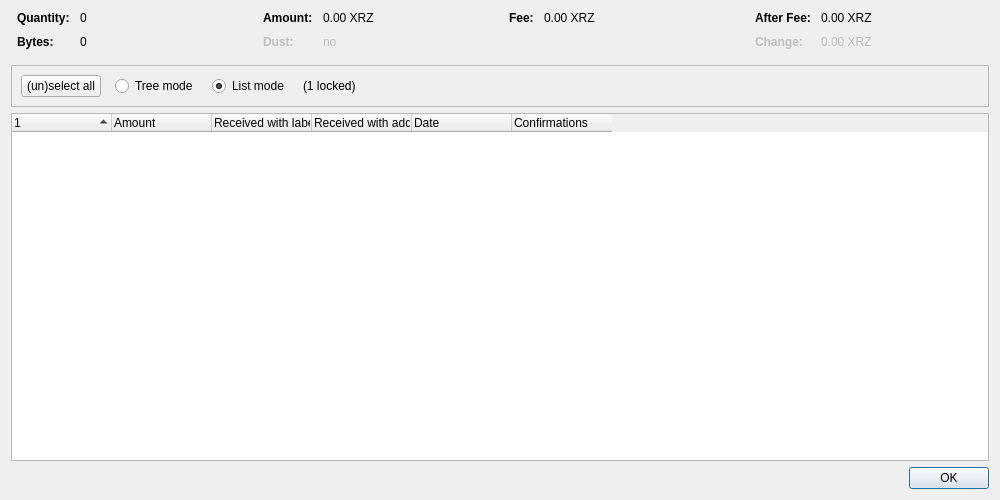
<?xml version="1.0" encoding="UTF-8"?>
<ui version="4.0">
 <class>CoinControlDialog</class>
 <widget class="QDialog" name="CoinControlDialog">
  <property name="geometry">
   <rect>
    <x>0</x>
    <y>0</y>
    <width>1000</width>
    <height>500</height>
   </rect>
  </property>
  <property name="windowTitle">
   <string>Coin Selection</string>
  </property>
  <layout class="QVBoxLayout" name="verticalLayout">
   <item>
    <layout class="QHBoxLayout" name="horizontalLayoutTop" stretch="0,0,0,0">
     <property name="topMargin">
      <number>0</number>
     </property>
     <property name="bottomMargin">
      <number>10</number>
     </property>
     <item>
      <layout class="QFormLayout" name="formLayoutCoinControl1">
       <property name="horizontalSpacing">
        <number>10</number>
       </property>
       <property name="verticalSpacing">
        <number>10</number>
       </property>
       <property name="leftMargin">
        <number>6</number>
       </property>
       <property name="rightMargin">
        <number>6</number>
       </property>
       <item row="0" column="0">
        <widget class="QLabel" name="labelCoinControlQuantityText">
         <property name="font">
          <font>
           <weight>75</weight>
           <bold>true</bold>
          </font>
         </property>
         <property name="text">
          <string>Quantity:</string>
         </property>
        </widget>
       </item>
       <item row="0" column="1">
        <widget class="QLabel" name="labelCoinControlQuantity">
         <property name="cursor">
          <cursorShape>IBeamCursor</cursorShape>
         </property>
         <property name="contextMenuPolicy">
          <enum>Qt::ActionsContextMenu</enum>
         </property>
         <property name="text">
          <string notr="true">0</string>
         </property>
         <property name="textInteractionFlags">
          <set>Qt::LinksAccessibleByMouse|Qt::TextSelectableByKeyboard|Qt::TextSelectableByMouse</set>
         </property>
        </widget>
       </item>
       <item row="1" column="0">
        <widget class="QLabel" name="labelCoinControlBytesText">
         <property name="font">
          <font>
           <weight>75</weight>
           <bold>true</bold>
          </font>
         </property>
         <property name="text">
          <string>Bytes:</string>
         </property>
        </widget>
       </item>
       <item row="1" column="1">
        <widget class="QLabel" name="labelCoinControlBytes">
         <property name="cursor">
          <cursorShape>IBeamCursor</cursorShape>
         </property>
         <property name="contextMenuPolicy">
          <enum>Qt::ActionsContextMenu</enum>
         </property>
         <property name="text">
          <string notr="true">0</string>
         </property>
         <property name="textInteractionFlags">
          <set>Qt::LinksAccessibleByMouse|Qt::TextSelectableByKeyboard|Qt::TextSelectableByMouse</set>
         </property>
        </widget>
       </item>
      </layout>
     </item>
     <item>
      <layout class="QFormLayout" name="formLayoutCoinControl2">
       <property name="horizontalSpacing">
        <number>10</number>
       </property>
       <property name="verticalSpacing">
        <number>10</number>
       </property>
       <property name="leftMargin">
        <number>6</number>
       </property>
       <property name="rightMargin">
        <number>6</number>
       </property>
       <item row="0" column="0">
        <widget class="QLabel" name="labelCoinControlAmountText">
         <property name="font">
          <font>
           <weight>75</weight>
           <bold>true</bold>
          </font>
         </property>
         <property name="text">
          <string>Amount:</string>
         </property>
        </widget>
       </item>
       <item row="0" column="1">
        <widget class="QLabel" name="labelCoinControlAmount">
         <property name="cursor">
          <cursorShape>IBeamCursor</cursorShape>
         </property>
         <property name="contextMenuPolicy">
          <enum>Qt::ActionsContextMenu</enum>
         </property>
         <property name="text">
          <string notr="true">0.00 XRZ</string>
         </property>
         <property name="textInteractionFlags">
          <set>Qt::LinksAccessibleByMouse|Qt::TextSelectableByKeyboard|Qt::TextSelectableByMouse</set>
         </property>
        </widget>
       </item>
       <item row="1" column="0">
        <widget class="QLabel" name="labelCoinControlLowOutputText">
         <property name="enabled">
          <bool>false</bool>
         </property>
         <property name="font">
          <font>
           <weight>75</weight>
           <bold>true</bold>
          </font>
         </property>
         <property name="text">
          <string>Dust:</string>
         </property>
        </widget>
       </item>
       <item row="1" column="1">
        <widget class="QLabel" name="labelCoinControlLowOutput">
         <property name="enabled">
          <bool>false</bool>
         </property>
         <property name="cursor">
          <cursorShape>IBeamCursor</cursorShape>
         </property>
         <property name="contextMenuPolicy">
          <enum>Qt::ActionsContextMenu</enum>
         </property>
         <property name="text">
          <string notr="true">no</string>
         </property>
         <property name="textInteractionFlags">
          <set>Qt::LinksAccessibleByMouse|Qt::TextSelectableByKeyboard|Qt::TextSelectableByMouse</set>
         </property>
        </widget>
       </item>
      </layout>
     </item>
     <item>
      <layout class="QFormLayout" name="formLayoutCoinControl3">
       <property name="horizontalSpacing">
        <number>10</number>
       </property>
       <property name="verticalSpacing">
        <number>10</number>
       </property>
       <property name="leftMargin">
        <number>6</number>
       </property>
       <property name="rightMargin">
        <number>6</number>
       </property>
       <item row="0" column="0">
        <widget class="QLabel" name="labelCoinControlFeeText">
         <property name="font">
          <font>
           <weight>75</weight>
           <bold>true</bold>
          </font>
         </property>
         <property name="text">
          <string>Fee:</string>
         </property>
        </widget>
       </item>
       <item row="0" column="1">
        <widget class="QLabel" name="labelCoinControlFee">
         <property name="cursor">
          <cursorShape>IBeamCursor</cursorShape>
         </property>
         <property name="contextMenuPolicy">
          <enum>Qt::ActionsContextMenu</enum>
         </property>
         <property name="text">
          <string notr="true">0.00 XRZ</string>
         </property>
         <property name="textInteractionFlags">
          <set>Qt::LinksAccessibleByMouse|Qt::TextSelectableByKeyboard|Qt::TextSelectableByMouse</set>
         </property>
        </widget>
       </item>
      </layout>
     </item>
     <item>
      <layout class="QFormLayout" name="formLayoutCoinControl4">
       <property name="horizontalSpacing">
        <number>10</number>
       </property>
       <property name="verticalSpacing">
        <number>10</number>
       </property>
       <property name="leftMargin">
        <number>6</number>
       </property>
       <property name="rightMargin">
        <number>6</number>
       </property>
       <item row="0" column="0">
        <widget class="QLabel" name="labelCoinControlAfterFeeText">
         <property name="font">
          <font>
           <weight>75</weight>
           <bold>true</bold>
          </font>
         </property>
         <property name="text">
          <string>After Fee:</string>
         </property>
        </widget>
       </item>
       <item row="0" column="1">
        <widget class="QLabel" name="labelCoinControlAfterFee">
         <property name="cursor">
          <cursorShape>IBeamCursor</cursorShape>
         </property>
         <property name="contextMenuPolicy">
          <enum>Qt::ActionsContextMenu</enum>
         </property>
         <property name="text">
          <string notr="true">0.00 XRZ</string>
         </property>
         <property name="textInteractionFlags">
          <set>Qt::LinksAccessibleByMouse|Qt::TextSelectableByKeyboard|Qt::TextSelectableByMouse</set>
         </property>
        </widget>
       </item>
       <item row="1" column="0">
        <widget class="QLabel" name="labelCoinControlChangeText">
         <property name="enabled">
          <bool>false</bool>
         </property>
         <property name="font">
          <font>
           <weight>75</weight>
           <bold>true</bold>
          </font>
         </property>
         <property name="text">
          <string>Change:</string>
         </property>
        </widget>
       </item>
       <item row="1" column="1">
        <widget class="QLabel" name="labelCoinControlChange">
         <property name="enabled">
          <bool>false</bool>
         </property>
         <property name="cursor">
          <cursorShape>IBeamCursor</cursorShape>
         </property>
         <property name="contextMenuPolicy">
          <enum>Qt::ActionsContextMenu</enum>
         </property>
         <property name="text">
          <string notr="true">0.00 XRZ</string>
         </property>
         <property name="textInteractionFlags">
          <set>Qt::LinksAccessibleByMouse|Qt::TextSelectableByKeyboard|Qt::TextSelectableByMouse</set>
         </property>
        </widget>
       </item>
      </layout>
     </item>
    </layout>
   </item>
   <item>
    <widget class="QFrame" name="frame">
     <property name="minimumSize">
      <size>
       <width>0</width>
       <height>40</height>
      </size>
     </property>
     <property name="frameShape">
      <enum>QFrame::StyledPanel</enum>
     </property>
     <property name="frameShadow">
      <enum>QFrame::Sunken</enum>
     </property>
     <layout class="QHBoxLayout" name="horizontalLayout">
      <item>
       <layout class="QHBoxLayout" name="horizontalLayoutPanel" stretch="0,0,0,0,0">
        <property name="spacing">
         <number>14</number>
        </property>
        <item>
         <widget class="QPushButton" name="pushButtonSelectAll">
          <property name="sizePolicy">
           <sizepolicy hsizetype="Maximum" vsizetype="Fixed">
            <horstretch>0</horstretch>
            <verstretch>0</verstretch>
           </sizepolicy>
          </property>
          <property name="text">
           <string>(un)select all</string>
          </property>
          <property name="autoDefault">
           <bool>false</bool>
          </property>
         </widget>
        </item>
        <item>
         <widget class="QRadioButton" name="radioTreeMode">
          <property name="sizePolicy">
           <sizepolicy hsizetype="Maximum" vsizetype="Fixed">
            <horstretch>0</horstretch>
            <verstretch>0</verstretch>
           </sizepolicy>
          </property>
          <property name="text">
           <string>Tree mode</string>
          </property>
         </widget>
        </item>
        <item>
         <widget class="QRadioButton" name="radioListMode">
          <property name="sizePolicy">
           <sizepolicy hsizetype="Maximum" vsizetype="Fixed">
            <horstretch>0</horstretch>
            <verstretch>0</verstretch>
           </sizepolicy>
          </property>
          <property name="text">
           <string>List mode</string>
          </property>
          <property name="checked">
           <bool>true</bool>
          </property>
         </widget>
        </item>
        <item>
         <widget class="QLabel" name="labelLocked">
          <property name="text">
           <string notr="true">(1 locked)</string>
          </property>
         </widget>
        </item>
        <item>
         <spacer name="horizontalSpacer">
          <property name="orientation">
           <enum>Qt::Horizontal</enum>
          </property>
          <property name="sizeHint" stdset="0">
           <size>
            <width>40</width>
            <height>20</height>
           </size>
          </property>
         </spacer>
        </item>
       </layout>
      </item>
     </layout>
    </widget>
   </item>
   <item>
    <widget class="CoinControlTreeWidget" name="treeWidget">
     <property name="contextMenuPolicy">
      <enum>Qt::CustomContextMenu</enum>
     </property>
     <property name="sortingEnabled">
      <bool>false</bool>
     </property>
     <property name="columnCount">
      <number>6</number>
     </property>
     <attribute name="headerShowSortIndicator" stdset="0">
      <bool>true</bool>
     </attribute>
     <attribute name="headerStretchLastSection">
      <bool>false</bool>
     </attribute>
     <column>
      <property name="text">
       <string/>
      </property>
     </column>
     <column>
      <property name="text">
       <string>Amount</string>
      </property>
     </column>
     <column>
      <property name="text">
       <string>Received with label</string>
      </property>
     </column>
     <column>
      <property name="text">
       <string>Received with address</string>
      </property>
     </column>
     <column>
      <property name="text">
       <string>Date</string>
      </property>
     </column>
     <column>
      <property name="text">
       <string>Confirmations</string>
      </property>
      <property name="toolTip">
       <string>Confirmed</string>
      </property>
     </column>
     <column>
      <property name="text">
       <string/>
      </property>
     </column>
     <column>
      <property name="text">
       <string/>
      </property>
     </column>
     <column>
      <property name="text">
       <string/>
      </property>
     </column>
     <column>
      <property name="text">
       <string/>
      </property>
     </column>
    </widget>
   </item>
   <item>
    <widget class="QDialogButtonBox" name="buttonBox">
     <property name="orientation">
      <enum>Qt::Horizontal</enum>
     </property>
     <property name="standardButtons">
      <set>QDialogButtonBox::Ok</set>
     </property>
    </widget>
   </item>
  </layout>
 </widget>
 <customwidgets>
  <customwidget>
   <class>CoinControlTreeWidget</class>
   <extends>QTreeWidget</extends>
   <header>qt/coincontroltreewidget.h</header>
  </customwidget>
 </customwidgets>
 <resources/>
 <connections/>
</ui>
